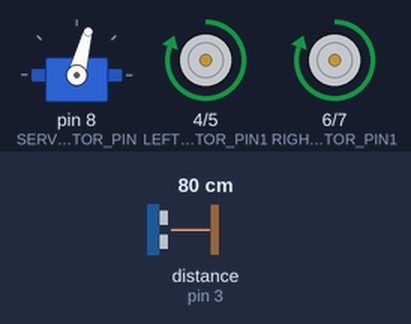
A sketch run on a simulated Arduino Uno, built with avr-gcc and run on an emulated ATmega328P. Parts: servo, motor-driver pin pairs drawn as motors (green arrow = first pin HIGH = forward, orange = second pin HIGH = backward, longer = more drive). Inputs (shaded band) come from the test bench; at power-on: distance to the obstacle (sensor on pin 3) 80 cm. The echo pulse lasts 58.3 µs per cm; random numbers use the default seed unless the sketch sets one.

Above: at 1.9 s.
2.0 s: distance to the obstacle (sensor on pin 3) set to 31 cm
3.5 s: distance to the obstacle (sensor on pin 3) set to 24 cm
At 5.8 s:
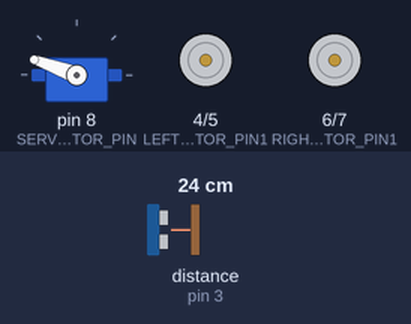
At 6.4 s:
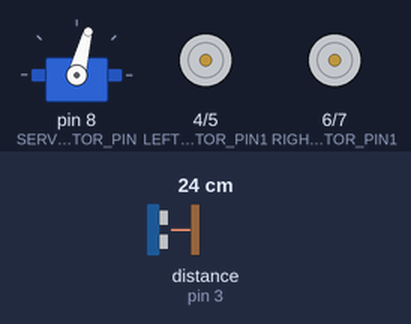
6.5 s: distance to the obstacle (sensor on pin 3) set to 26 cm
At 7.3 s:
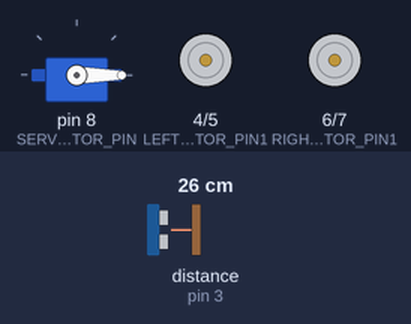
Timing chart, 0 to 15.5 s (numbered marks = the images above; inputs shaded):
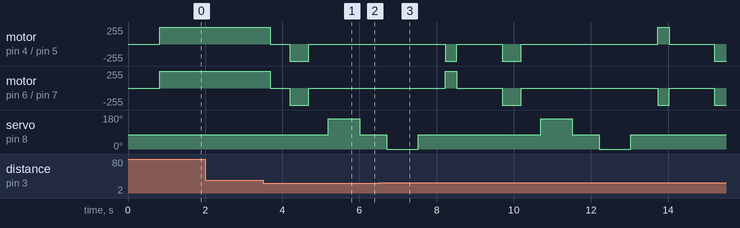

The sketch:

roboCar.ino
```cpp
// (licence header left out)
#include <Servo.h>         // Include Servo Motor library
#include <NewPing.h>       // Include HC-SR04 Ultrasonic Distance sensor

// Define Gear Motors PINs
#define LEFT_MOTOR_PIN1                   4       // Left motor's pin 1
#define LEFT_MOTOR_PIN2                   5       // Left motor's pin 2
#define RIGHT_MOTOR_PIN1                  6       // Right motor's pin 1
#define RIGHT_MOTOR_PIN2                  7       // Right motor's pin 2

// Define Servo Motor PIN
#define SERVO_MOTOR_PIN                   8       // Digital PIN for controlling servo motor

// Define Ultrasonic Distance Sensor PINs
#define DISTANCE_SENSOR_TRIGGER_PIN       2       // Digital PIN tied to trigger pin on ultrasonic distance sensor
#define DISTANCE_SENSOR_ECHO_PIN          3       // Digital PIN tied to echo pin on ultrasonic distance sensor

// Define settings for Ultrasonic Distance Sensor
#define DISTANCE_SENSOR_MAX_DISTANCE_CMS  50      // Maximum distance we want to ping for (in centimeters). Maximum HC-SR04 sensor distance is rated at 400-500cm.
#define MIN_OBSTACLE_DISTANCE_THRESOLD    28      // Minimum distance allowed to move forward (in centimeters)
#define DISTANCE_SENSOR_ITERATIONS_QTY    5       // Number of iterations to calculate the median distance

// Define settings for Servo Motor
#define SERVO_MOTOR_RIGHT_POS_VALUE       0       // Real angle for servo motor "right position"
#define SERVO_MOTOR_CENTER_POS_VALUE      75      // Real angle for servo motor "center position"
#define SERVO_MOTOR_LEFT_POS_VALUE        160     // Real angle for servo motor "left position"
#define SERVO_MOTOR_LOOK_LEFT_DELAY_MS    700     // Delay needed for servo motor to look left (ms)
#define SERVO_MOTOR_LOOK_RIGHT_DELAY_MS   700     // Delay needed for servo motor to look right (ms)

// Define settings for Gear Motors
#define MOTORS_LEFT_ROTATION_DELAY_MS     300     // Delay needed for motors to rotate left (ms)
#define MOTORS_RIGHT_ROTATION_DELAY_MS    300     // Delay needed for motors to rotate right (ms)
#define MOTORS_BACKWARD_DELAY_MS          500     // Delay needed for motors to move backward (ms)
#define MOTORS_STOP_DELAY_MS              500     // Delay needed for motors to stop (ms)

// Define settings for debugging
#define IS_DEBUG_ENABLED false                    // Enable or disable debug mode (it prints messages using serial output)

// Define global variables
int straightObstacleDistance;
int leftObstacleDistance;
int rightObstacleDistance;

// Prepare Servo Motor
Servo servoMotor;

// Prepare ultrasonic distance sensor
NewPing sonar(DISTANCE_SENSOR_TRIGGER_PIN, DISTANCE_SENSOR_ECHO_PIN, DISTANCE_SENSOR_MAX_DISTANCE_CMS);

void setup (){
  #if IS_DEBUG_ENABLED
    // Initialize serial communication
    Serial.begin(9600);
  #endif

  // Initialize INPUT/OUPUT mode for PINs
  pinMode(LEFT_MOTOR_PIN1,OUTPUT);
  pinMode(LEFT_MOTOR_PIN2,OUTPUT);
  pinMode(RIGHT_MOTOR_PIN1,OUTPUT);
  pinMode(RIGHT_MOTOR_PIN2,OUTPUT);

  // Initialize random seed using unused analog pin 0
  randomSeed(analogRead(0));

  // Initialize Servo Motor (look straight)
  servoMotor.attach(SERVO_MOTOR_PIN);
  servoMotor.write(SERVO_MOTOR_CENTER_POS_VALUE);
  delay(700);
}
void loop(){
  // Get straight obstacle's distance
  straightObstacleDistance = getObstacleDistance();

  // Check if must continue forward or find a route (rotate)
  if (straightObstacleDistance == 0 || straightObstacleDistance >= MIN_OBSTACLE_DISTANCE_THRESOLD){
    moveForward();
  } else {
    chooseRotation();
  }

  delay(50);
}

int getObstacleDistance(){
  // Calculate median of distance values (using N iterations) and convert it to centimeters
  int result = sonar.ping_median(DISTANCE_SENSOR_ITERATIONS_QTY);
  result = sonar.convert_cm(result);

  #if IS_DEBUG_ENABLED
    Serial.print("Get obstacle's distance: ");
    Serial.println(result);
  #endif

  return result;
}

void moveForward() {
  #if IS_DEBUG_ENABLED
    Serial.println("Move forward.");
  #endif

  // Move both motors forward
  digitalWrite(LEFT_MOTOR_PIN1,HIGH);
  digitalWrite(LEFT_MOTOR_PIN2,LOW);
  digitalWrite(RIGHT_MOTOR_PIN1,HIGH);
  digitalWrite(RIGHT_MOTOR_PIN2,LOW);
 }

void chooseRotation() {
  #if IS_DEBUG_ENABLED
    Serial.println("Choose rotation.");
  #endif

  // Execute the robot's behaviour for finding the best path
  stop();
  moveBackward();
  lookLeft();
  lookRight();

  // Evaluate maximum distance found and execute rotation
  if (leftObstacleDistance > rightObstacleDistance){
    rotateLeft();
  } else if (leftObstacleDistance < rightObstacleDistance){
    rotateRight();
  } else {
    // Choose a random rotation
    rotateRandom();
  }
}

void moveBackward() {
  #if IS_DEBUG_ENABLED
    Serial.println("Move backward.");
  #endif

  // Move both motors backward
  digitalWrite(LEFT_MOTOR_PIN1,LOW);
  digitalWrite(LEFT_MOTOR_PIN2,HIGH);
  digitalWrite(RIGHT_MOTOR_PIN1,LOW);
  digitalWrite(RIGHT_MOTOR_PIN2,HIGH);
  delay(MOTORS_BACKWARD_DELAY_MS);
  stop();
}

void stop(){
  #if IS_DEBUG_ENABLED
    Serial.println("Stop.");
  #endif

  // Stop both motors
  digitalWrite(LEFT_MOTOR_PIN1,LOW);
  digitalWrite(LEFT_MOTOR_PIN2,LOW);
  digitalWrite(RIGHT_MOTOR_PIN1,LOW);
  digitalWrite(RIGHT_MOTOR_PIN2,LOW);
  delay(MOTORS_STOP_DELAY_MS);
}

void lookLeft() {
  #if IS_DEBUG_ENABLED
    Serial.println("Look left.");
  #endif

  // Rotate servo motor to the left and measure distance
  servoMotor.write(SERVO_MOTOR_LEFT_POS_VALUE);
  delay(SERVO_MOTOR_LOOK_LEFT_DELAY_MS);
  leftObstacleDistance = getObstacleDistance();
  servoMotor.write(SERVO_MOTOR_CENTER_POS_VALUE);
  delay(SERVO_MOTOR_LOOK_LEFT_DELAY_MS);
}

void lookRight () {
  #if IS_DEBUG_ENABLED
    Serial.println("Look right.");
  #endif

  // Rotate servo motor to the right and measure distance
  servoMotor.write(SERVO_MOTOR_RIGHT_POS_VALUE);
  delay(SERVO_MOTOR_LOOK_RIGHT_DELAY_MS);
  rightObstacleDistance = getObstacleDistance();
  servoMotor.write(SERVO_MOTOR_CENTER_POS_VALUE);
  delay(SERVO_MOTOR_LOOK_RIGHT_DELAY_MS);
}

void rotateLeft () {
  #if IS_DEBUG_ENABLED
    Serial.println("Rotate left.");
  #endif

  // Use Differential Drive technique: move right motor forward and left motor backward
  digitalWrite(LEFT_MOTOR_PIN1,HIGH);
  digitalWrite(LEFT_MOTOR_PIN2,LOW);
  digitalWrite(RIGHT_MOTOR_PIN1,LOW);
  digitalWrite(RIGHT_MOTOR_PIN2,HIGH);
  delay(MOTORS_LEFT_ROTATION_DELAY_MS);
  stop();
}

void rotateRight () {
  #if IS_DEBUG_ENABLED
    Serial.println("Rotate right.");
  #endif

    // Use Differential Drive technique: move left motor forward and right motor backward
  digitalWrite(LEFT_MOTOR_PIN1,LOW);
  digitalWrite(LEFT_MOTOR_PIN2,HIGH);
  digitalWrite(RIGHT_MOTOR_PIN1,HIGH);
  digitalWrite(RIGHT_MOTOR_PIN2,LOW);
  delay(MOTORS_RIGHT_ROTATION_DELAY_MS);
  stop();
}

void rotateRandom(){
  #if IS_DEBUG_ENABLED
    Serial.print("Rotate random: ");
  #endif

  // Pick a random number between 0 and 1
  long randomNumber = random(2);
  if (randomNumber == 0){
    rotateLeft();
  } else {
    rotateRight();
  }
}
```

Measured:
- the behaviour switches between 28 and 27 cm on distance to the obstacle (sensor on pin 3) (found by bisection; images 0 and 1)
- the behaviour switches between 24 and 25 cm on distance to the obstacle (sensor on pin 3) (found by bisection; images 2 and 3)
- after the input at 2.0 s, every drawn part: stays the same
- after the input at 3.5 s, motor on pin 4 (LEFT_MOTOR_PIN1) / pin 5 (LEFT_MOTOR_PIN2), motor on pin 6 (RIGHT_MOTOR_PIN1) / pin 7 (RIGHT_MOTOR_PIN2): forward 255/255 → stopped after 0.19 s, → backward 255/255 0.50 s later, → stopped 0.50 s later; servo on pin 8 (SERVO_MOTOR_PIN): 75° → 160° after 1.7 s, → 75° 0.82 s later
